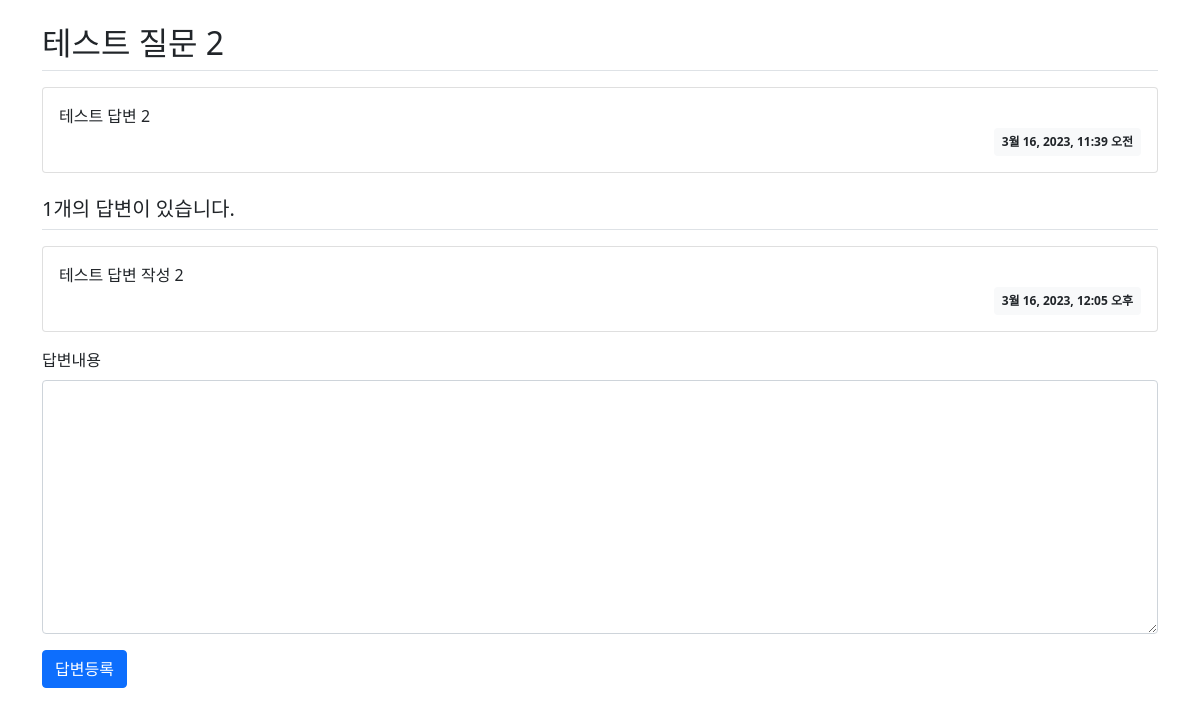
The page /QnA/2/ on the database as committed earlier.
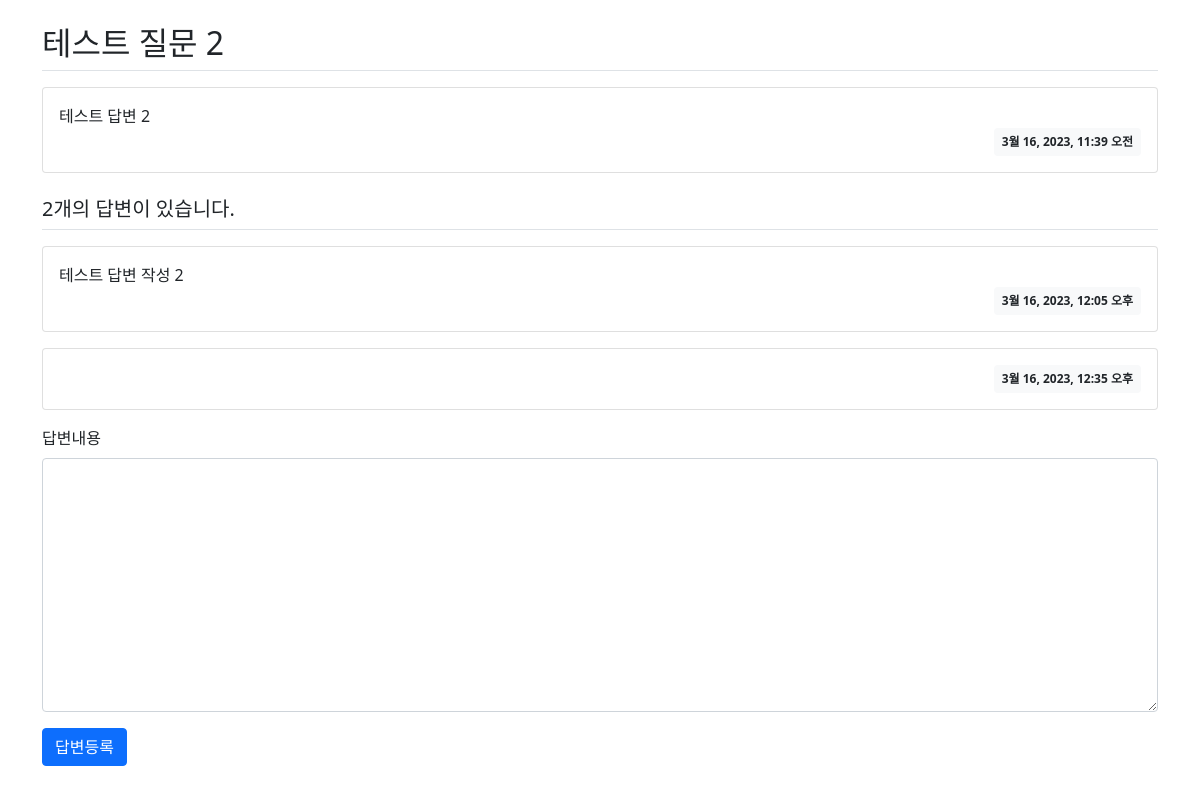
The same page on the database as committed later.
### QnA/models.py (models this page shows, shortened)
class Question(models.Model):
    subject = models.CharField(max_length=200)
    content = models.TextField()
    create_date = models.DateTimeField()

class Answer(models.Model):
    question = models.ForeignKey(Question, on_delete=models.CASCADE)
    content = models.TextField()
    create_date = models.DateTimeField()

### QnA/views.py (the view)
# urls.py: path('<int:question_id>/', views.detail, name='detail'),
def detail(request, question_id):
    question = get_object_or_404(Question, pk=question_id)
    context = {'question': question}
    return render(request, 'QnA/question_detail.html', context)

### templates/QnA/question_detail.html (shortened to what this page needs)
{% extends 'base.html' %}
{% block content %}
<div class="container my-3">
    <h2 class="border-bottom py-2">{{ question.subject }}</h2>
    <div class="card my-3">
        <div class="card-body">
            <div class="card-text" style="white-space: pre-line;">{{ question.content }}</div>
            <div class="d-flex justify-content-end">
                <div class="badge bg-light text-dark p-2">
                    {{ question.create_date }}
                </div>
            </div>
        </div>
    </div>
    <h5 class="border-bottom my-3 py-2">{{question.answer_set.count}}개의 답변이 있습니다.</h5>
    {% for answer in question.answer_set.all %}
    <div class="card my-3">
        <div class="card-body">
            <div class="card-text" style="white-space: pre-line;">{{ answer.content }}</div>
            <div class="d-flex justify-content-end">
                <div class="badge bg-light text-dark p-2">
                    {{ answer.create_date }}
                </div>
            </div>
        </div>
    </div>
    {% endfor %}
    <form action="{% url 'QnA:answer_create' question.id %}" method="post" class="my-3">
        <div class="mb-3">
            <label for="content" class="form-label">답변내용</label>
            <textarea name="content" id="content" class="form-control" rows="10"></textarea>
        </div>
        <input type="submit" value="답변등록" class="btn btn-primary">
    </form>
</div>
{% endblock %}

### templates/base.html (shortened to what this page needs)
{% load static %}
<!doctype html>
<html lang="ko">
<head>
    <link rel="stylesheet" type="text/css" href="{% static 'bootstrap.min.css' %}">
    <link rel="stylesheet" type="text/css" href="{% static 'style.css' %}">
</head>
<body>
{% block content %}
{% endblock %}
</body>
</html>

Rows that differ between the two databases and show on the page:
computed for Question "테스트 질문 2": answer_set.count "1" → "2"
added Answer: create_date "3월 16, 2023, 12:35 오후"
